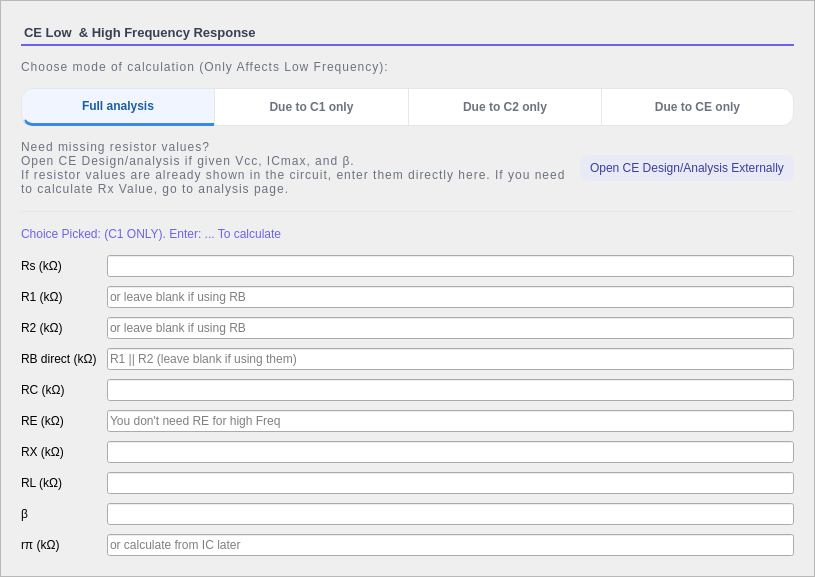
        <widget class="QFrame" name="frameResistors">
         <property name="sizePolicy">
          <sizepolicy hsizetype="Expanding" vsizetype="Preferred">
           <horstretch>0</horstretch>
           <verstretch>0</verstretch>
          </sizepolicy>
         </property>
         <property name="minimumSize">
          <size>
           <width>0</width>
           <height>0</height>
          </size>
         </property>
         <property name="maximumSize">
          <size>
           <width>1000</width>
           <height>16777215</height>
          </size>
         </property>
         <property name="styleSheet">
          <string notr="true">#frameResistors { 
	background-color: #ffffff; 
	border-right: 1px solid #e5e7eb;
    background-color: white;
    border: 1px solid #e5e7eb;
    border-radius: 14px;
}
</string>
         </property>
         <property name="frameShape">
          <enum>QFrame::Shape::StyledPanel</enum>
         </property>
         <property name="frameShadow">
          <enum>QFrame::Shadow::Raised</enum>
         </property>
         <layout class="QVBoxLayout" name="verticalLayout">
          <property name="spacing">
           <number>14</number>
          </property>
          <property name="leftMargin">
           <number>20</number>
          </property>
          <property name="topMargin">
           <number>24</number>
          </property>
          <property name="rightMargin">
           <number>20</number>
          </property>
          <property name="bottomMargin">
           <number>20</number>
          </property>
          <item>
           <widget class="QLabel" name="labelInputs">
            <property name="sizePolicy">
             <sizepolicy hsizetype="Preferred" vsizetype="Fixed">
              <horstretch>0</horstretch>
              <verstretch>0</verstretch>
             </sizepolicy>
            </property>
            <property name="maximumSize">
             <size>
              <width>16777215</width>
              <height>30</height>
             </size>
            </property>
            <property name="styleSheet">
             <string notr="true">QLabel {
    color: #374151;
    font-size: 13px;
    font-weight: 600;
	background-color: transparent;
    padding-bottom: 4px;
    border: none;
    border-bottom: 2px solid #6D63E8;
	
	
	font: 13pt &quot;Rockwell&quot;;
}</string>
            </property>
            <property name="text">
             <string>CE Low  &amp; High Frequency Response</string>
            </property>
           </widget>
          </item>
          <item>
           <widget class="QLabel" name="labelChoose">
            <property name="sizePolicy">
             <sizepolicy hsizetype="Preferred" vsizetype="Fixed">
              <horstretch>0</horstretch>
              <verstretch>0</verstretch>
             </sizepolicy>
            </property>
            <property name="cursor">
             <cursorShape>WhatsThisCursor</cursorShape>
            </property>
            <property name="toolTip">
             <string>&lt;html&gt;&lt;head/&gt;&lt;body&gt;&lt;p&gt;&lt;span style=&quot; color:#00aaff;&quot;&gt;Select the calculation mode based on which capacitor is given.&lt;/span&gt;&lt;/p&gt;&lt;p&gt;&lt;span style=&quot; color:#00aaff;&quot;&gt;&lt;br/&gt;&lt;/span&gt;&lt;/p&gt;&lt;p&gt;&lt;span style=&quot; color:#00aaff;&quot;&gt;• Full Analysis: use C1, C2, and/or CE together to find the overall low cutoff range.&lt;/span&gt;&lt;/p&gt;&lt;p&gt;&lt;span style=&quot; color:#00aaff;&quot;&gt;• Due to C1 only: use only the input coupling capacitor C1.&lt;/span&gt;&lt;/p&gt;&lt;p&gt;&lt;span style=&quot; color:#00aaff;&quot;&gt;• Due to C2 only: use only the output coupling capacitor C2.&lt;/span&gt;&lt;/p&gt;&lt;p&gt;&lt;span style=&quot; color:#00aaff;&quot;&gt;• Due to CE only: use only the emitter bypass capacitor CE.&lt;/span&gt;&lt;/p&gt;&lt;p&gt;&lt;span style=&quot; color:#00aaff;&quot;&gt;&lt;br/&gt;&lt;/span&gt;&lt;/p&gt;&lt;p&gt;&lt;span style=&quot; color:#00aaff;&quot;&gt;For quiz questions that say “due to C1/C2/CE only,” choose the matching mode.&lt;/span&gt;&lt;/p&gt;&lt;/body&gt;&lt;/html&gt;</string>
            </property>
            <property name="styleSheet">
             <string notr="true">font: 600 9pt 'Segoe UI'; color: #6b7280; letter-spacing: 1px;</string>
            </property>
            <property name="text">
             <string>Choose mode of calculation (Only Affects Low Frequency):</string>
            </property>
           </widget>
          </item>
          <item>
           <layout class="QHBoxLayout" name="horizontalLayout_5">
            <property name="spacing">
             <number>0</number>
            </property>
            <item>
             <widget class="QPushButton" name="buttonFullAnalysis">
              <property name="enabled">
               <bool>true</bool>
              </property>
              <property name="minimumSize">
               <size>
                <width>0</width>
                <height>0</height>
               </size>
              </property>
              <property name="maximumSize">
               <size>
                <width>16777215</width>
                <height>55</height>
               </size>
              </property>
              <property name="cursor">
               <cursorShape>PointingHandCursor</cursorShape>
              </property>
              <property name="styleSheet">
               <string notr="true">QPushButton { 
    background-color: white; 
    color: #6b7280; 
    font-size: 12px; 
    font-weight: 500; 
    padding: 10px 18px;
    border: 1px solid #e5e7eb; /* Subtle light gray border */
    border-right: none;        /* Hide internal borders to prevent double-thickness */
}

/* 2. ACTIVE STATE (The &quot;Selected&quot; Look) */
QPushButton:checked { 
    color: #185FA5; 
    background-color: #f0f5ff; 
    /* We use a 3px bottom border inside the button to match your preference */
    border-bottom: 3px solid #378ADD; 
}

/* 3. HOVER STATE */
QPushButton:hover:!checked { 
    color: #374151; 
    background-color: #f9fafb; 
}

/* 4. SHAPE: LEFTMOST BUTTON (Rounded on left only) */
QPushButton {
	border-top-left-radius: 12px;
    border-bottom-left-radius: 12px;
    border-top-right-radius: 0px;
    border-bottom-right-radius: 0px;
}</string>
              </property>
              <property name="text">
               <string>Full analysis</string>
              </property>
              <property name="checkable">
               <bool>true</bool>
              </property>
              <property name="checked">
               <bool>true</bool>
              </property>
              <property name="flat">
               <bool>false</bool>
              </property>
             </widget>
            </item>
            <item>
             <widget class="QPushButton" name="buttonGivenC1">
              <property name="maximumSize">
               <size>
                <width>16777215</width>
                <height>55</height>
               </size>
              </property>
              <property name="cursor">
               <cursorShape>PointingHandCursor</cursorShape>
              </property>
              <property name="styleSheet">
               <string notr="true">QPushButton { 
    background-color: white; 
    color: #6b7280; 
    font-size: 12px; 
    font-weight: 500; 
    padding: 10px 18px;
    border: 1px solid #e5e7eb; /* Subtle light gray border */
    border-right: none;        /* Hide internal borders to prevent double-thickness */
}

/* 2. ACTIVE STATE (The &quot;Selected&quot; Look) */
QPushButton:checked { 
    color: #185FA5; 
    background-color: #f0f5ff; 
    /* We use a 3px bottom border inside the button to match your preference */
    border-bottom: 3px solid #378ADD; 
}

/* 3. HOVER STATE */
QPushButton:hover:!checked { 
    color: #374151; 
    background-color: #f9fafb; 
}

/* 4. SHAPE: middle*/
QPushButton {
    border-radius: 0px;
}</string>
              </property>
              <property name="text">
               <string>Due to C1 only</string>
              </property>
              <property name="checkable">
               <bool>true</bool>
              </property>
             </widget>
            </item>
            <item>
             <widget class="QPushButton" name="buttonGivenC2">
              <property name="maximumSize">
               <size>
                <width>16777215</width>
                <height>55</height>
               </size>
              </property>
              <property name="cursor">
               <cursorShape>PointingHandCursor</cursorShape>
              </property>
              <property name="styleSheet">
               <string notr="true">QPushButton { 
    background-color: white; 
    color: #6b7280; 
    font-size: 12px; 
    font-weight: 500; 
    padding: 10px 18px;
    border: 1px solid #e5e7eb; /* Subtle light gray border */
    border-right: none;        /* Hide internal borders to prevent double-thickness */
}

/* 2. ACTIVE STATE (The &quot;Selected&quot; Look) */
QPushButton:checked { 
    color: #185FA5; 
    background-color: #f0f5ff; 
    /* We use a 3px bottom border inside the button to match your preference */
    border-bottom: 3px solid #378ADD; 
}

/* 3. HOVER STATE */
QPushButton:hover:!checked { 
    color: #374151; 
    background-color: #f9fafb; 
}

/* 4. SHAPE: middle*/
QPushButton {
    border-radius: 0px;
}</string>
              </property>
              <property name="text">
               <string>Due to C2 only</string>
              </property>
              <property name="checkable">
               <bool>true</bool>
              </property>
             </widget>
            </item>
            <item>
             <widget class="QPushButton" name="buttonGivenCE">
              <property name="maximumSize">
               <size>
                <width>16777215</width>
                <height>55</height>
               </size>
              </property>
              <property name="cursor">
               <cursorShape>PointingHandCursor</cursorShape>
              </property>
              <property name="styleSheet">
               <string notr="true">QPushButton { 
    background-color: white; 
    color: #6b7280; 
    font-size: 12px; 
    font-weight: 500; 
    padding: 10px 18px;
    border: 1px solid #e5e7eb; /* Subtle light gray border */
    border-right: none;        /* Hide internal borders to prevent double-thickness */
}

/* 2. ACTIVE STATE (The &quot;Selected&quot; Look) */
QPushButton:checked { 
    color: #185FA5; 
    background-color: #f0f5ff; 
    /* We use a 3px bottom border inside the button to match your preference */
    border-bottom: 3px solid #378ADD; 
}

/* 3. HOVER STATE */
QPushButton:hover:!checked { 
    color: #374151; 
    background-color: #f9fafb; 
}

/* 4. SHAPE: RIGHTMOST BUTTON (Rounded on right only) */
QPushButton {
    border-top-left-radius: 0px;
    border-bottom-left-radius: 0px;
    border-top-right-radius: 12px;
    border-bottom-right-radius: 12px;
    border-right: 1px solid #e5e7eb; /* Bring back the outer right border */
}</string>
              </property>
              <property name="text">
               <string>Due to CE only</string>
              </property>
              <property name="checkable">
               <bool>true</bool>
              </property>
             </widget>
            </item>
           </layout>
          </item>
          <item>
           <layout class="QHBoxLayout" name="horizontalLayout_2">
            <item>
             <widget class="QLabel" name="labelNoteGivenVcc">
              <property name="sizePolicy">
               <sizepolicy hsizetype="Preferred" vsizetype="Fixed">
                <horstretch>0</horstretch>
                <verstretch>0</verstretch>
               </sizepolicy>
              </property>
              <property name="styleSheet">
               <string notr="true">font: 600 9pt 'Segoe UI'; color: #6b7280; letter-spacing: 1px;</string>
              </property>
              <property name="text">
               <string>Need missing resistor values?
Open CE Design/analysis if given Vcc, ICmax, and β.
If resistor values are already shown in the circuit, enter them directly here. If you need to calculate Rx Value, go to analysis page.</string>
              </property>
              <property name="wordWrap">
               <bool>true</bool>
              </property>
             </widget>
            </item>
            <item>
             <widget class="QPushButton" name="buttonOpen">
              <property name="cursor">
               <cursorShape>PointingHandCursor</cursorShape>
              </property>
              <property name="styleSheet">
               <string notr="true">QPushButton { background:#e8eaf6; color:#3d3d9e; border-radius:6px; font:700 9pt 'Segoe UI'; padding:6px 10px; border:none; }
QPushButton:hover { background:#6D63E8; color:white; }
QPushButton:checked { background:#6D63E8; color:white; }
QPushButton:pressed {
    /* Slightly darker than your #6D63E8 hover color */
    background-color: #5a52c7; 
    color: #f0f0f0;
    
    /* The &quot;Push&quot; effect: increase top padding, decrease bottom */
    padding-top: 8px;
    padding-bottom: 4px;
}</string>
              </property>
              <property name="text">
               <string>Open CE Design/Analysis Externally</string>
              </property>
             </widget>
            </item>
           </layout>
          </item>
          <item>
           <widget class="QFrame" name="div2">
            <property name="styleSheet">
             <string notr="true">color:#e5e7eb;</string>
            </property>
            <property name="frameShape">
             <enum>QFrame::Shape::HLine</enum>
            </property>
           </widget>
          </item>
          <item>
           <widget class="QLabel" name="labelChoicePicked">
            <property name="toolTip">
             <string>&lt;html&gt;&lt;head/&gt;&lt;body&gt;&lt;p&gt;&lt;span style=&quot; color:#ffff00;&quot;&gt;Mode of calculation: if given C1 only, choose Due to C1. If given C2 only, choose Due to C2. If given CE only, choose Due to CE. if given all Capacitors Choose full analysis.&lt;/span&gt;&lt;/p&gt;&lt;/body&gt;&lt;/html&gt;</string>
            </property>
            <property name="styleSheet">
             <string notr="true">font: 600 12pt 'Segoe UI'; color: #6D63E8;</string>
            </property>
            <property name="text">
             <string>Choice Picked: (C1 ONLY). Enter: ... To calculate</string>
            </property>
            <property name="wordWrap">
             <bool>true</bool>
            </property>
           </widget>
          </item>
          <item>
           <layout class="QGridLayout" name="gridInputs">
            <property name="horizontalSpacing">
             <number>10</number>
            </property>
            <property name="verticalSpacing">
             <number>9</number>
            </property>
            <item row="0" column="0">
             <widget class="QLabel" name="labelRs">
              <property name="styleSheet">
               <string notr="true"/>
              </property>
              <property name="text">
               <string>Rs (kΩ)</string>
              </property>
             </widget>
            </item>
            <item row="0" column="1">
             <widget class="QLineEdit" name="lineRs">
              <property name="placeholderText">
               <string/>
              </property>
             </widget>
            </item>
            <item row="1" column="0">
             <widget class="QLabel" name="labelR1">
              <property name="styleSheet">
               <string notr="true"/>
              </property>
              <property name="text">
               <string>R1 (kΩ)</string>
              </property>
             </widget>
            </item>
            <item row="1" column="1">
             <widget class="QLineEdit" name="lineR1">
              <property name="placeholderText">
               <string>or leave blank if using RB</string>
              </property>
             </widget>
            </item>
            <item row="2" column="0">
             <widget class="QLabel" name="labelR2">
              <property name="styleSheet">
               <string notr="true"/>
              </property>
              <property name="text">
               <string>R2 (kΩ)</string>
              </property>
             </widget>
            </item>
            <item row="2" column="1">
             <widget class="QLineEdit" name="lineR2">
              <property name="placeholderText">
               <string>or leave blank if using RB</string>
              </property>
             </widget>
            </item>
            <item row="3" column="0">
             <widget class="QLabel" name="labelRB">
              <property name="styleSheet">
               <string notr="true"/>
              </property>
              <property name="text">
               <string>RB direct (kΩ)</string>
              </property>
             </widget>
            </item>
            <item row="3" column="1">
             <widget class="QLineEdit" name="lineRB">
              <property name="placeholderText">
               <string>R1 || R2 (leave blank if using them)</string>
              </property>
             </widget>
            </item>
            <item row="4" column="0">
             <widget class="QLabel" name="labelRC">
              <property name="styleSheet">
               <string notr="true"/>
              </property>
              <property name="text">
               <string>RC (kΩ)</string>
              </property>
             </widget>
            </item>
            <item row="4" column="1">
             <widget class="QLineEdit" name="lineRC">
              <property name="placeholderText">
               <string/>
              </property>
             </widget>
            </item>
            <item row="5" column="0">
             <widget class="QLabel" name="labelRE">
              <property name="styleSheet">
               <string notr="true"/>
              </property>
              <property name="text">
               <string>RE (kΩ)</string>
              </property>
             </widget>
            </item>
            <item row="5" column="1">
             <widget class="QLineEdit" name="lineRE">
              <property name="enabled">
               <bool>true</bool>
              </property>
              <property name="placeholderText">
               <string>You don't need RE for high Freq</string>
              </property>
             </widget>
            </item>
            <item row="6" column="0">
             <widget class="QLabel" name="labelRX">
              <property name="styleSheet">
               <string notr="true"/>
              </property>
              <property name="text">
               <string>RX (kΩ)</string>
              </property>
             </widget>
            </item>
            <item row="6" column="1">
             <widget class="QLineEdit" name="lineRX">
              <property name="placeholderText">
               <string/>
              </property>
             </widget>
            </item>
            <item row="7" column="0">
             <widget class="QLabel" name="labelRL">
              <property name="styleSheet">
               <string notr="true"/>
              </property>
              <property name="text">
               <string>RL (kΩ)</string>
              </property>
             </widget>
            </item>
            <item row="7" column="1">
             <widget class="QLineEdit" name="lineRL">
              <property name="placeholderText">
               <string/>
              </property>
             </widget>
            </item>
            <item row="8" column="0">
             <widget class="QLabel" name="labelBeta">
              <property name="styleSheet">
               <string notr="true"/>
              </property>
              <property name="text">
               <string>β</string>
              </property>
             </widget>
            </item>
            <item row="8" column="1">
             <widget class="QLineEdit" name="lineBeta">
              <property name="placeholderText">
               <string/>
              </property>
             </widget>
            </item>
            <item row="9" column="0">
             <widget class="QLabel" name="labelRpi">
              <property name="styleSheet">
               <string notr="true"/>
              </property>
              <property name="text">
               <string>rπ (kΩ)</string>
              </property>
             </widget>
            </item>
            <item row="9" column="1">
             <widget class="QLineEdit" name="lineRpi">
              <property name="placeholderText">
               <string>or calculate from IC later</string>
              </property>
             </widget>
            </item>
           </layout>
          </item>
         </layout>
        </widget>
